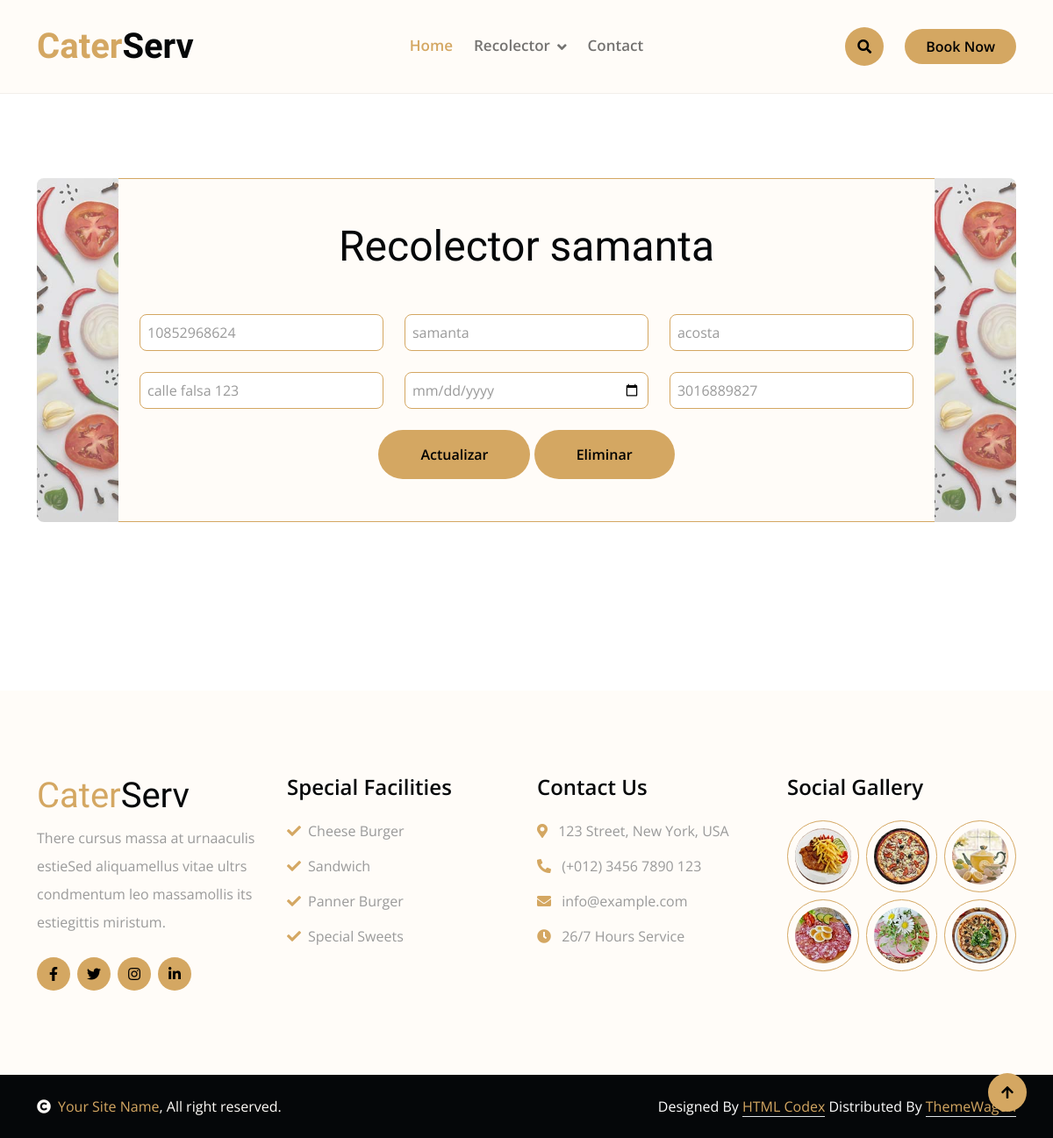
Before: /recolector/ver/6 with the older database file.
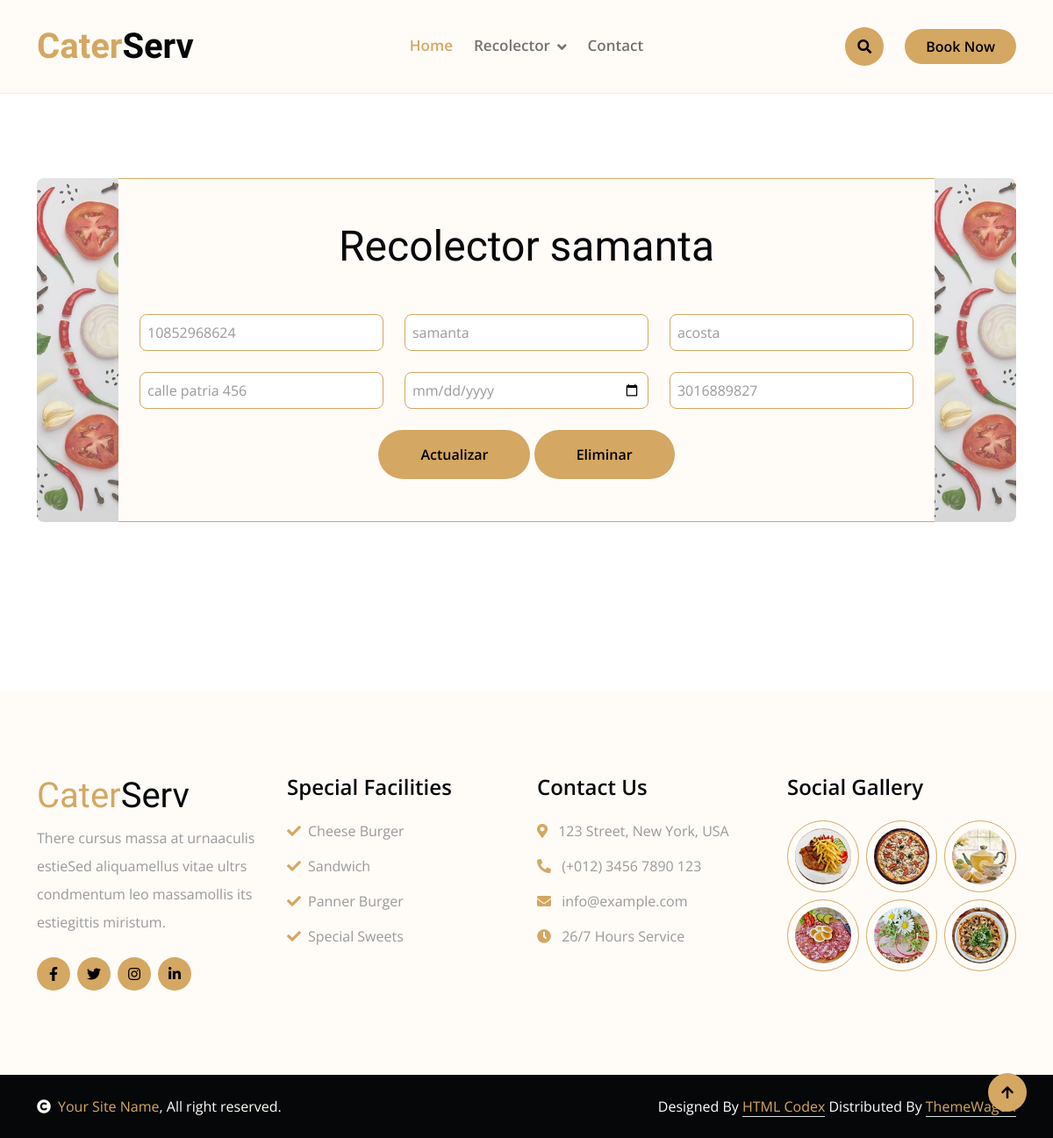
After: the same page with the newer database file.
### recolector/models.py (models this page shows, shortened)
class Recolector(models.Model):
    cedula = models.CharField(max_length=12, unique=True, verbose_name='Cedula')
    nombres = models.CharField(max_length=150, verbose_name='Nombres')
    apellido = models.CharField(max_length=150, verbose_name='Apellido')
    direccion = models.CharField(max_length=150, verbose_name='Direccion')
    fNacimiento = models.DateField(null=True, blank=True, verbose_name='Fecha de cumpleaños')
    telefono = models.CharField(max_length=10, null=True, blank=True, verbose_name='Telefono')
    creado = models.DateTimeField(auto_now_add=True, verbose_name='Creado')
    actualizado = models.DateTimeField(auto_now=True, verbose_name='actualizado')
    class Meta:
        verbose_name = 'Recolector'
        verbose_name_plural = 'Recolectores'

### recolector/views.py (the view, shortened to what this page needs)
# urls.py: path('ver/<int:pk>',views.editar, name='ver_recolector'),
def editar(request, pk):
    recolector = Recolector.objects.get(pk=pk)
    return render(request, 'recolector/editar.html',{
        'title': 'Recolectores',
        'recolector': recolector
    })

### recolector/templates/recolector/editar.html (shortened to what this page needs)
{% extends 'layouts/layout.html' %}
{% block content %}
{% load static %}
<div class="container-fluid contact py-6 wow bounceInUp" data-wow-delay="0.1s">
    <div class="container">
        <div class="row g-0">
            <div class="col-1">
                <img src="{% static 'img/background-site.jpg'%}" class="img-fluid h-100 w-100 rounded-start" style="object-fit: cover; opacity: 0.7;" alt="">
            </div>
            <div class="col-10">
                <div class="border-bottom border-top border-primary bg-light py-5 px-4">
                    <div class="text-center">
                        <h1 class="display-5 mb-5">Recolector {{recolector.nombres}}</h1>
                    </div>
                    <form method="post">
                        <div class="row g-4 form">
                            <div class="col-lg-4 col-md-6">
                                <input type="text" class="form-control border-primary p-2" placeholder="Cedula" name="cedula" value="{{recolector.cedula}}">
                            </div>
                            <div class="col-lg-4 col-md-6">
                                <input type="text" class="form-control border-primary p-2" placeholder="Nombres" name="nombres" value="{{recolector.nombres}}">
                            </div>
                            <div class="col-lg-4 col-md-6">
                                <input type="text" class="form-control border-primary p-2" placeholder="Apellidos" name="apellidos" value="{{recolector.apellido}}">
                            </div>
                            <div class="col-lg-4 col-md-6">
                                <input type="text" class="form-control border-primary p-2" placeholder="Dirección" name="direccion" value="{{recolector.direccion}}">
                            </div>
                            <div class="col-lg-4 col-md-6">
                                <input type="date" class="form-control border-primary p-2" placeholder="Fecha nacimiento" name="fecnac" value="{{recolector.fNacimiento|date:"d/m/Y"}}">
                            </div>
                            <div class="col-lg-4 col-md-6">
                                <input type="mobile" class="form-control border-primary p-2" placeholder="Teléfono" name="telefono" value="{{recolector.telefono}}">
                            </div>
                            <div class="col-12 text-center">
                                <button type="submit" class="btn btn-primary px-5 py-3 rounded-pill">Actualizar</button>
                                <input type="button" class="btn btn-primary px-5 py-3 rounded-pill" onclick="eliminarRecolector({{recolector.pk}})" value="Eliminar" />
                            </div>
                        </div>
                    </form>
                </div>
            </div>
            <div class="col-1">
                <img src="{% static 'img/background-site.jpg'%}" class="img-fluid h-100 w-100 rounded-end" style="object-fit: cover; opacity: 0.7;" alt="">
            </div>
        </div>
    </div>
</div>
{% endblock %}

Changed rows visible on the page:
changed Recolector "samanta": direccion "calle falsa 123" → "calle patria 456"
